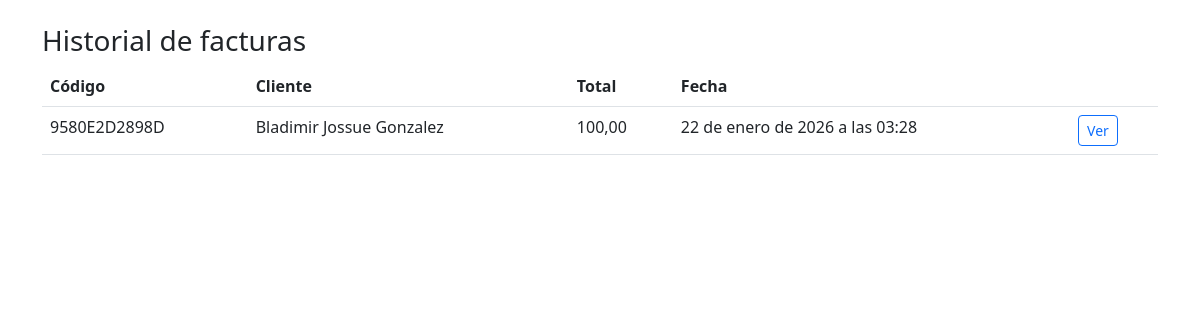
The page /facturacion/ (signed in) on the database as committed earlier.
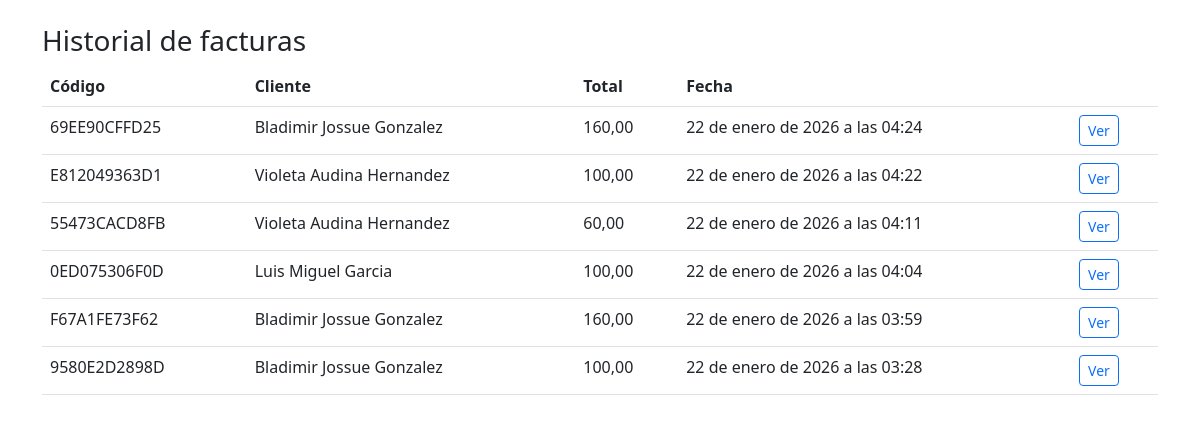
The same page on the database as committed later.
### facturacion/models.py (models this page shows, shortened)
class Factura(models.Model):
    codigo_factura = models.CharField(max_length=50, unique=True, editable=False)
    cliente = models.ForeignKey(Cliente, on_delete=models.PROTECT)
    cajero = models.ForeignKey(settings.AUTH_USER_MODEL, on_delete=models.PROTECT, related_name='facturas_cajero')
    barbero = models.ForeignKey(settings.AUTH_USER_MODEL, on_delete=models.PROTECT, related_name='facturas_barbero')
    fecha = models.DateTimeField(auto_now_add=True)
    total = models.DecimalField(max_digits=12, decimal_places=2)

### clientes/models.py (models this page shows, shortened)
class Cliente(models.Model):
    nombre = models.CharField(max_length=200)
    telefono = models.CharField(
        max_length=20,
        unique=True
    )

### facturacion/views.py (the view)
# urls.py: path('', views.historial, name='facturas_historial'),
@login_required
def historial(request):
    qs = Factura.objects.all().order_by('-fecha')
    return render(request, 'facturacion/historial.html', {'facturas': qs})

### templates/facturacion/historial.html (shortened to what this page needs)
{% load static %}
<!doctype html>
<html>
  <head>
    <link href="https://cdn.jsdelivr.net/npm/bootstrap@5.3.0/dist/css/bootstrap.min.css" rel="stylesheet">
  </head>
  <body>
    <div class="container py-4">
      <h3>Historial de facturas</h3>
      <table class="table">
        <thead><tr><th>Código</th><th>Cliente</th><th>Total</th><th>Fecha</th><th></th></tr></thead>
        <tbody>
          {% for f in facturas %}
          <tr>
            <td>{{ f.codigo_factura }}</td>
            <td>{{ f.cliente.nombre }}</td>
            <td>{{ f.total }}</td>
            <td>{{ f.fecha }}</td>
            <td><a class="btn btn-sm btn-outline-primary" href="{% url 'factura_ticket' f.id %}">Ver</a></td>
          </tr>
          {% endfor %}
        </tbody>
      </table>
    </div>
  </body>
</html>

Rows that differ between the two databases and show on the page:
added Factura: codigo_factura "69EE90CFFD25", cliente.nombre "Bladimir Jossue Gonzalez", total "160,00", fecha "22 de enero de 2026 a las 04:24"
added Factura: codigo_factura "E812049363D1", cliente.nombre "Violeta Audina Hernandez", total "100,00", fecha "22 de enero de 2026 a las 04:22"
added Factura: codigo_factura "55473CACD8FB", cliente.nombre "Violeta Audina Hernandez", total "60,00", fecha "22 de enero de 2026 a las 04:11"
added Factura: codigo_factura "0ED075306F0D", cliente.nombre "Luis Miguel Garcia", total "100,00", fecha "22 de enero de 2026 a las 04:04"
added Factura: codigo_factura "F67A1FE73F62", cliente.nombre "Bladimir Jossue Gonzalez", total "160,00", fecha "22 de enero de 2026 a las 03:59"
